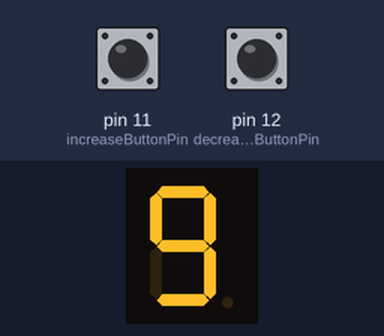
Bench run of a sketch on a simulated Arduino Uno, built with avr-gcc and run on an emulated ATmega328P. On the bench: 1-digit seven-segment display. Wiring (inferred from the names in the program): 1-digit 7-segment display, segments lit when HIGH: segments pin 8, pin 7, pin 6, pin 5, pin 4, pin 3, pin 2. The test bench sets the inputs (shaded band); at power-on: pin 11 (increaseButtonPin) HIGH, pin 12 (decreaseButtonPin) HIGH. The segment pins are drawn as the display they are named for.

Above: at 1.2 s.
1.3 s: pin 11 (increaseButtonPin) pulled LOW for 3.2 s
At 5.4 s:
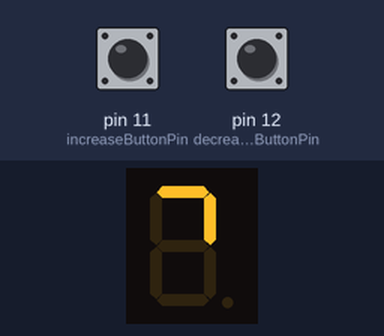
6.0 s: pin 12 (decreaseButtonPin) pulled LOW for 1 s
At 6.45 s:
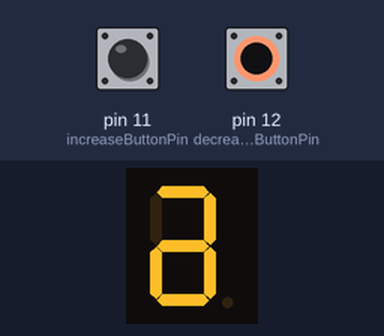
8.5 s: pin 12 (decreaseButtonPin) pulled LOW for 3.2 s
At 8.95 s:
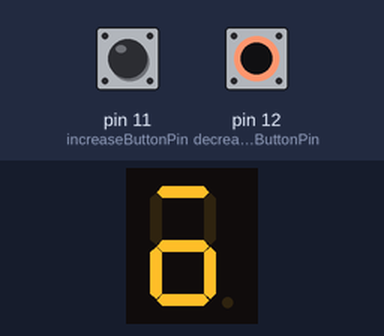
13.2 s: pin 12 (decreaseButtonPin) pulled LOW for 0.15 s
Timing chart, 0 to 15.8 s (numbered marks = the images above; inputs shaded):
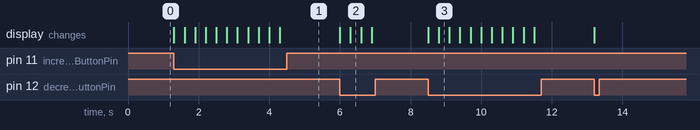

The sketch:

7-Segment-UpDown-Counter.ino
```cpp
byte increaseButtonPin = 11;
byte decreaseButtonPin = 12;

byte segmentPins[] = {8, 7, 6, 5, 4, 3, 2};

byte segmentNumbers[10][7] = {
  {1,1,1,1,0,1,1}, // zero
  {1,1,0,0,0,0,0}, // one
  {0,1,1,0,1,1,1}, // two
  {1,1,1,0,1,0,1}, // three
  {1,1,0,1,1,0,0}, // four
  {1,0,1,1,1,0,1}, // five
  {1,0,1,1,1,1,1}, // six
  {1,1,1,0,0,0,0}, // seven
  {1,1,1,1,1,1,1}, // eight
  {1,1,1,1,1,0,1}  // nine
};

byte counter = 0;

void setup() {
  for(byte i = 0; i < 7; i++)
  {
    pinMode(segmentPins[i], OUTPUT);
  }

  pinMode(increaseButtonPin, INPUT_PULLUP);
  pinMode(decreaseButtonPin, INPUT_PULLUP);

  showNumberOnSegment(counter);   // show 0 at start
}

void loop() {

  bool isIncreaseButtonClicked = !digitalRead(increaseButtonPin);
  bool isDecreaseButtonClicked = !digitalRead(decreaseButtonPin);

  if(isIncreaseButtonClicked)
  {
    increaseByOneOnSegment();
  }

  else if(isDecreaseButtonClicked)
  {
    decreaseByOneOnSegment();
  }
}

void showNumberOnSegment(byte number)
{
  for(byte i = 0; i < 7; i++)
  {
    digitalWrite(segmentPins[i], segmentNumbers[number][i]);
  }
}

void increaseByOneOnSegment()
{
  counter++;

    if(counter > 9)
    {
      counter = 0;
    }

    showNumberOnSegment(counter);
    delay(300);
}

void decreaseByOneOnSegment()
{
  if(counter == 0)
    {
      counter = 9;
    }
    else
    {
      counter--;
    }

    showNumberOnSegment(counter);
    delay(300);
}
```

Measured:
- after the input at 1.3 s, the display: changes at once (image 1)
- after the input at 6.0 s, the display: first changes at once (image 2 shows a later state)
- after the input at 8.5 s, the display: first changes at once (image 3 shows a later state)
